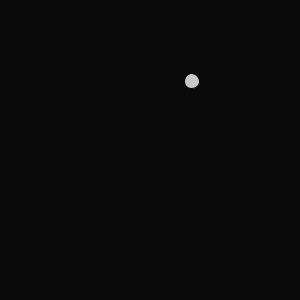
Frame 1 (no input)
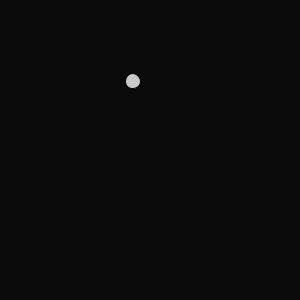
Frame 60 (the mouse pressed at the canvas centre just before this capture)
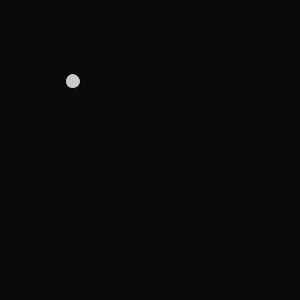
Frame 120 (the mouse held since frame 60 and released just before this capture)

The Processing sketch that drew these frames (run headless with seeded random() and noise(); from frame 60 on, the mouse is pressed at the canvas centre):

// Processing sketch: pvector_exercises
// ── pvector_exercises.pde
// declaring a new object
Ball ball1;

void setup() {
  //window size
  size(300, 300);

  // options for argument: "upwards", "downwards", "left", "right", "random"
  ball1 = new Ball("left");
}

void draw() {
  // dark background
  background(10);

  // ball methods
  ball1.display(); // draws the ball
  ball1.move(); // moves the ball
  ball1.wrap(); // brings the ball back if it travels past the window
}


// ball class
class Ball {

  // data
  PVector velocity; // velocity of the ball

  int d = 15; // diameter of the ball
  float r = d/2; // radius of the ball

  PVector position = new PVector(random(r, width - r), random(r, height - r)); // random starting position of the ball

  // constructor
  Ball(String tempDirection) {

    // initializing velocity based on the direction argument
    switch(tempDirection) {

    case "downwards":
      velocity = new PVector(0, 1); // travel downwards
      break;

    case "upwards":
      velocity = new PVector(0, -1); // travel upwards
      break;

    case "left":
      velocity = new PVector(-1, 0); // travel to the left
      break;

    case "right":
      velocity = new PVector(1, 0); // travel to the right
      break;

    default:
      velocity = new PVector(random(-5, 5), random(-5, 5)); // random direction
    }
  }

  // display method to draw the ball at its new position
  void display() {
    fill(200);
    ellipse(position.x, position.y, d, d);
  }

  // move method that adds the velocity to the location of the ball
  void move() {
    position.add(velocity);
  }

  // wrap method that returns the ball back to the window if it goes beyond the screen
  void wrap() {
    if (position.x > width + r)
      position.x = 0 - r;
    else if (position.x < 0 - r)
      position.x = width + r;

    if (position.y > height + r)
      position.y = 0 - r;
    else if (position.y < 0 - r)
      position.y = height + r;
  }
}
